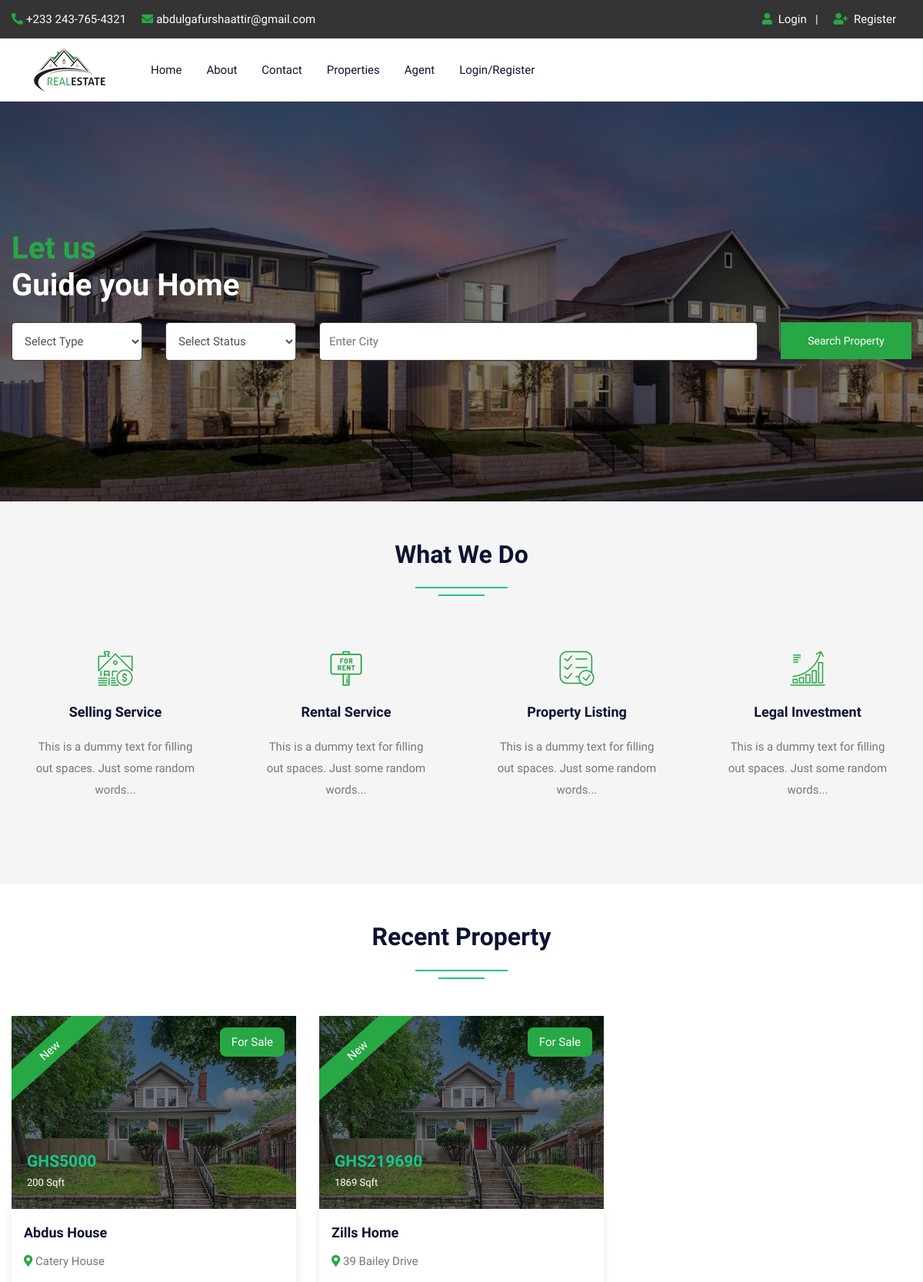
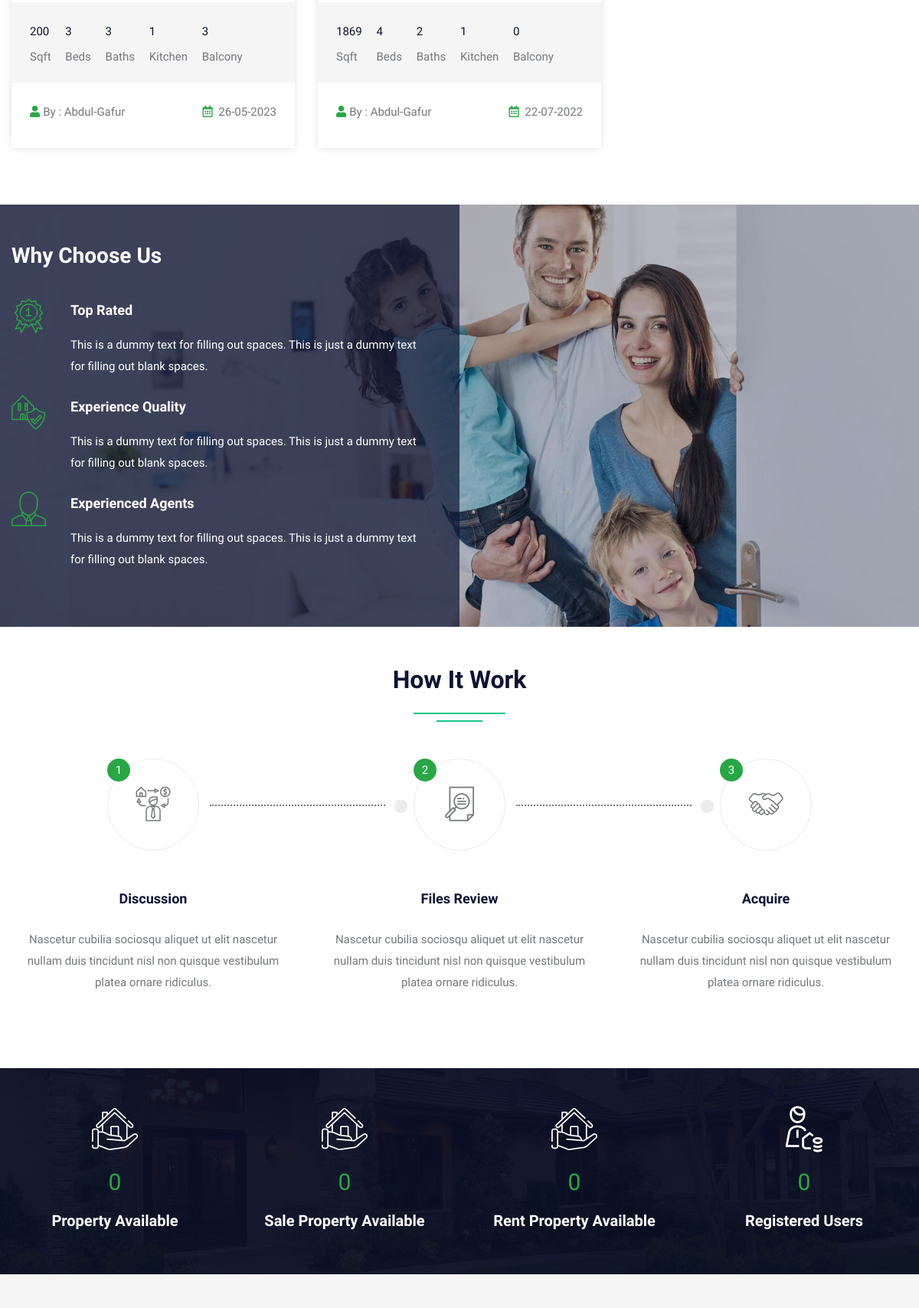
The page / (upper part) on the database its author committed (2 pictures, top to bottom).
### tables this page shows
CREATE TABLE `property` (
  `pid` int(50) NOT NULL,
  `title` varchar(200) NOT NULL,
  `pcontent` longtext NOT NULL,
  `type` varchar(100) NOT NULL,
  `bhk` varchar(50) NOT NULL,
  `stype` varchar(100) NOT NULL,
  `bedroom` int(50) NOT NULL,
  `bathroom` int(50) NOT NULL,
  `balcony` int(50) NOT NULL,
  `kitchen` int(50) NOT NULL,
  `hall` int(50) NOT NULL,
  `floor` varchar(50) NOT NULL,
  `size` int(50) NOT NULL,
  `price` int(50) NOT NULL,
  `location` varchar(200) NOT NULL,
  `city` varchar(100) NOT NULL,
  `state` varchar(100) NOT NULL,
  `feature` longtext NOT NULL,
  `pimage` varchar(300) NOT NULL,
  `pimage1` varchar(300) NOT NULL,
  `pimage2` varchar(300) NOT NULL,
  `pimage3` varchar(300) NOT NULL,
  `pimage4` varchar(300) NOT NULL,
  `uid` int(50) NOT NULL,
  `status` varchar(50) NOT NULL,
  `mapimage` varchar(300) NOT NULL,
  `topmapimage` varchar(300) NOT NULL,
  `groundmapimage` varchar(300) NOT NULL,
  `totalfloor` varchar(50) NOT NULL,
  `date` datetime NOT NULL DEFAULT current_timestamp(),
  `isFeatured` int(11) DEFAULT NULL
);

CREATE TABLE `user` (
  `uid` int(50) NOT NULL,
  `uname` varchar(100) NOT NULL,
  `uemail` varchar(100) NOT NULL,
  `uphone` varchar(20) NOT NULL,
  `upass` varchar(50) NOT NULL,
  `utype` varchar(50) NOT NULL,
  `uimage` varchar(300) NOT NULL
);

### index.php (the view, shortened to what the rows shown need)
<!DOCTYPE html>
<html lang="en">
<head>
<link rel="stylesheet" type="text/css" href="css/bootstrap.min.css">
<link rel="stylesheet" type="text/css" href="css/bootstrap-slider.css">
<link rel="stylesheet" type="text/css" href="css/jquery-ui.css">
<link rel="stylesheet" type="text/css" href="css/layerslider.css">
<link rel="stylesheet" type="text/css" href="css/color.css" id="color-change">
<link rel="stylesheet" type="text/css" href="css/owl.carousel.min.css">
<link rel="stylesheet" type="text/css" href="css/font-awesome.min.css">
<link rel="stylesheet" type="text/css" href="fonts/flaticon/flaticon.css">
<link rel="stylesheet" type="text/css" href="css/style.css">
</head>
<body>
<div id="page-wrapper">
    <div class="row">
		<?php include("include/header.php");?>
        <div class="overlay-black w-100 slider-banner1 position-relative" style="background-image: url('images/banner/rshmpg.jpg'); background-size: cover; background-position: center center; background-repeat: no-repeat;">
            <div class="container h-100">
                <div class="row h-100 align-items-center">
                    <div class="col-lg-12">
                        <div class="text-white">
                            <h1 class="mb-4"><span class="text-success">Let us</span><br>
                            Guide you Home</h1>
                        </div>
                    </div>
                </div>
            </div>
        </div>
        <div class="full-row bg-gray">
            <div class="container">
                <div class="row">
                    <div class="col-lg-12">
                        <h2 class="text-secondary double-down-line text-center mb-5">What We Do</h2></div>
                </div>
            </div>
        </div>
        <div class="full-row">
            <div class="container">
                <div class="row">
                    <div class="col-md-12">
                        <h2 class="text-secondary double-down-line text-center mb-4">Recent Property</h2>
                    </div>
                    <div class="col-md-12">
                        <div class="tab-content mt-4" id="pills-tabContent">
                            <div class="tab-pane fade show active" id="pills-home" role="tabpanel" aria-labelledby="pills-home">
                                <div class="row">
									<?php $query=mysqli_query($con,"SELECT property.*, user.uname,user.utype,user.uimage FROM `property`,`user` WHERE property.uid=user.uid ORDER BY date DESC LIMIT 9");
										while($row=mysqli_fetch_array($query))
										{
									?>
                                    <div class="col-md-6 col-lg-4">
                                        <div class="featured-thumb hover-zoomer mb-4">
                                            <div class="overlay-black overflow-hidden position-relative"> <img src="admin/property/<?php echo $row['18'];?>" alt="pimage">
                                                <div class="featured bg-success text-white">New</div>
                                                <div class="sale bg-success text-white text-capitalize">For <?php echo $row['5'];?></div>
                                                <div class="price text-primary"><b>GHS<?php echo $row['13'];?> </b><span class="text-white"><?php echo $row['12'];?> Sqft</span></div>
                                            </div>
                                            <div class="featured-thumb-data shadow-one">
                                                <div class="p-3">
                                                    <h5 class="text-secondary hover-text-success mb-2 text-capitalize"><a href="propertydetail.php?pid=<?php echo $row['0'];?>"><?php echo $row['1'];?></a></h5>
                                                    <span class="location text-capitalize"><i class="fas fa-map-marker-alt text-success"></i> <?php echo $row['14'];?></span> </div>
                                                <div class="bg-gray quantity px-4 pt-4">
                                                    <ul>
                                                        <li><span><?php echo $row['12'];?></span> Sqft</li>
                                                        <li><span><?php echo $row['6'];?></span> Beds</li>
                                                        <li><span><?php echo $row['7'];?></span> Baths</li>
                                                        <li><span><?php echo $row['9'];?></span> Kitchen</li>
                                                        <li><span><?php echo $row['8'];?></span> Balcony</li>
                                                    </ul>
                                                </div>
                                                <div class="p-4 d-inline-block w-100">
                                                    <div class="float-left text-capitalize"><i class="fas fa-user text-success mr-1"></i>By : <?php echo $row['uname'];?></div>
                                                    <div class="float-right"><i class="far fa-calendar-alt text-success mr-1"></i> <?php echo date('d-m-Y', strtotime($row['date']));?></div>
                                                </div>
                                            </div>
                                        </div>
                                    </div>
									<?php } ?>
                                </div>
                            </div>
                        </div>
                    </div>
                </div>
            </div>
        </div>
        <div class="full-row">
            <div class="container">
                <div class="row">
                    <div class="col-lg-12">
                        <h2 class="text-secondary double-down-line text-center mb-5">How It Work</h2>
                        </div>
                </div>
            </div>
        </div>
    </div>
</div>
</body>
</html>

### rows shown on the page
property: pimage (picture), stype "Sale", price "5000", size "200", title "Abdus House", location "Catery House", bedroom "3", bathroom "3", kitchen "1", balcony "3", uid.uname "Abdul-Gafur", date "26-05-2023"
property: pimage (picture), stype "Sale", price "219690", size "1869", title "Zills Home", location "39 Bailey Drive", bedroom "4", bathroom "2", kitchen "1", balcony "0", uid.uname "Abdul-Gafur", date "22-07-2022"
